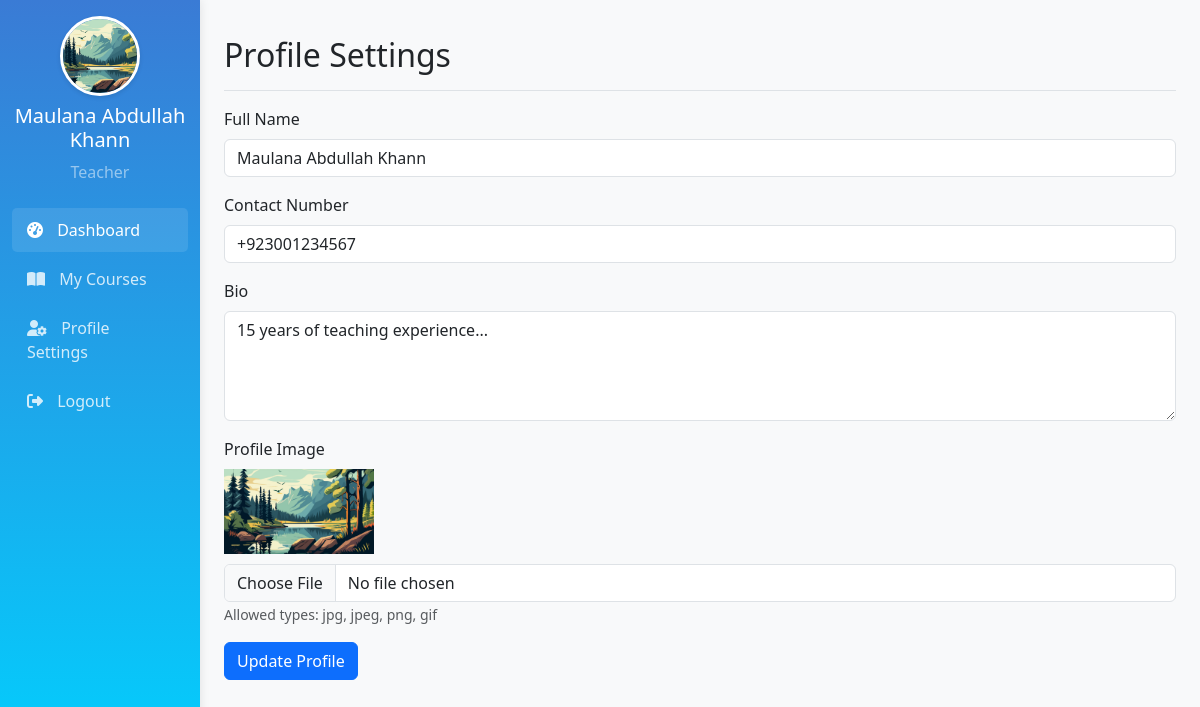
Screenshot of /teacher/profile.php (signed in) with the database file from the repository.
### tables this page shows
CREATE TABLE `teachers` (
  `teacher_id` int(11) NOT NULL,
  `user_id` int(11) NOT NULL,
  `full_name` varchar(100) NOT NULL,
  `specialization` varchar(100) DEFAULT NULL,
  `bio` text DEFAULT NULL,
  `qualifications` text DEFAULT NULL,
  `contact_number` varchar(20) DEFAULT NULL,
  `profile_image` varchar(255) DEFAULT NULL
);

### teacher/profile.php (the view, shortened to what this page needs)
<?php
require '../includes/config.php';
$teacher_id = $_SESSION['user_id'];
$stmt = $db->prepare("SELECT full_name, contact_number, bio, profile_image FROM teachers WHERE user_id = ?");
$stmt->execute([$teacher_id]);
$result = $stmt->fetch(PDO::FETCH_ASSOC);
?>
<?php
$teacher_id = $_SESSION['user_id'];
$sql = "SELECT u.username, u.email, t.full_name, t.profile_image
        FROM users u
        JOIN teachers t ON u.user_id = t.user_id
        WHERE u.user_id = ?";
$stmt = $db->prepare($sql);
$stmt->execute([$teacher_id]);
$teacher = $stmt->fetch(PDO::FETCH_ASSOC);
?>
<!DOCTYPE html>
<html lang="en">
<head>
    <link href="https://cdn.jsdelivr.net/npm/bootstrap@5.3.0/dist/css/bootstrap.min.css" rel="stylesheet">
    <link rel="stylesheet" href="https://cdnjs.cloudflare.com/ajax/libs/font-awesome/6.4.0/css/all.min.css">
</head>
<body>
<div class="container-fluid">
    <div class="row">
        <div class="col-md-3 col-lg-2 d-md-block sidebar collapse">
            <div class="position-sticky pt-3">
                <div class="text-center mb-4">
                    <?php if (!empty($teacher['profile_image'])): ?>
                        <img src="../uploads/<?= htmlspecialchars($teacher['profile_image']) ?>" alt="Profile" class="profile-img mb-2">
                    <?php else: ?>
                        <div class="default-profile">
                            <i class="fas fa-user"></i>
                        </div>
                    <?php endif; ?>
                    <h5><?php echo htmlspecialchars($teacher['full_name'] ?? $teacher['username']); ?></h5>
                    <p class="text-white-50">Teacher</p>
                </div>
                <ul class="nav flex-column">
                    <li class="nav-item">
                        <a class="nav-link active" href="dashboard.php">
                            <i class="fas fa-tachometer-alt"></i> Dashboard
                        </a>
                    </li>
                    <li class="nav-item">
                        <a class="nav-link" href="my_courses.php">
                            <i class="fas fa-book-open"></i> My Courses
                        </a>
                    </li>
                    <li class="nav-item">
                        <a class="nav-link" href="profile.php">
                            <i class="fas fa-user-cog"></i> Profile Settings
                        </a>
                    </li>
                    <li class="nav-item">
                        <a class="nav-link" href="../includes/logout.php">
                            <i class="fas fa-sign-out-alt"></i> Logout
                        </a>
                    </li>
                </ul>
            </div>
        </div>
        <main class="col-md-9 ms-sm-auto col-lg-10 px-md-4 main-content">
     <div class="d-flex justify-content-between flex-wrap flex-md-nowrap align-items-center pt-3 pb-2 mb-3 border-bottom">
                <h1 class="h2">Profile Settings</h1>
            </div>
<form method="POST" enctype="multipart/form-data">
    <div class="mb-3">
        <label for="name" class="form-label">Full Name</label>
        <input type="text" name="name" class="form-control" value="<?= htmlspecialchars($result['full_name']) ?>" required>
    </div>
    <div class="mb-3">
        <label for="contact" class="form-label">Contact Number</label>
        <input type="text" name="contact" class="form-control" value="<?= htmlspecialchars($result['contact_number']) ?>">
    </div>
    <div class="mb-3">
        <label for="bio" class="form-label">Bio</label>
        <textarea name="bio" class="form-control" rows="4"><?= htmlspecialchars($result['bio']) ?></textarea>
    </div>
    <div class="mb-3">
        <label for="profile_image" class="form-label">Profile Image</label><br>
        <?php if (!empty($result['profile_image'])): ?>
            <img src="../uploads/<?= htmlspecialchars($result['profile_image']) ?>" alt="Profile Image" style="max-width:150px; max-height:150px; display:block; margin-bottom:10px;">
        <?php else: ?>
            <p>No profile image uploaded.</p>
        <?php endif; ?>
        <input type="file" name="profile_image" accept="image/*" class="form-control">
        <small class="form-text text-muted">Allowed types: jpg, jpeg, png, gif</small>
    </div>
    <button type="submit" class="btn btn-primary">Update Profile</button>
</form>
        </main>
    </div>
</div>
</body>
</html>

### teacher/profile.php (style rules this page uses)
body { background-color: #f8f9fa; }
.sidebar { min-height: 100vh; background: linear-gradient(180deg, #3a7bd5, #00d2ff); color: white; box-shadow: 0 0 10px rgba(0, 0, 0, 0.1); }
.sidebar .nav-link { color: rgba(255, 255, 255, 0.8); margin-bottom: 5px; border-radius: 5px; padding: 10px 15px; }
.sidebar .nav-link:hover, .sidebar .nav-link.active { background: rgba(255, 255, 255, 0.1); color: white; }
.sidebar .nav-link i { margin-right: 10px; }
.main-content { padding: 20px; }
.profile-img { width: 80px; height: 80px; border-radius: 50%; object-fit: cover; border: 3px solid white; box-shadow: 0 2px 4px rgba(0, 0, 0, 0.1); }

### rows the page displays
teachers: profile_image (picture), full_name "Maulana Abdullah Khann", name "Maulana Abdullah Khann", contact "+923001234567", bio "15 years of teaching experience..."
